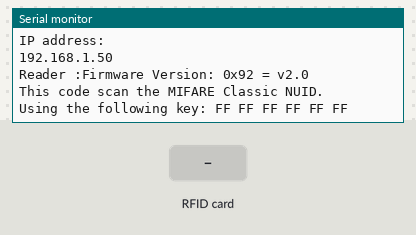
The sketch below on a simulated ESP8266 (NodeMCU). On the bench: the last lines printed to the serial monitor. The inputs (shaded band) are chosen by the test bench. WiFi joins after 1.5 s; servers stay silent unless stated.

Above: at 2.7 s.
2.8 s: RFID card 5E 7A 19 C4 held to the reader
At 3.5 s:
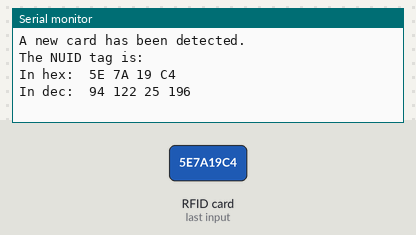
4.3 s: RFID card 5E 7A 19 C4 held to the reader
At 5.4 s:
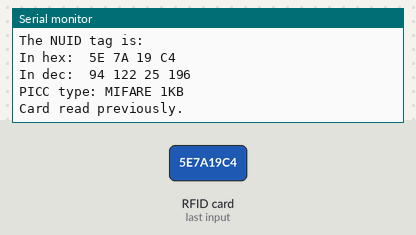

Measured:
- after the input at 2.8 s, the serial monitor: prints a new line at once (image 1)
- after the input at 4.3 s, the serial monitor: prints a new line at once (image 2)

The sketch:

wifiESP8622_rfid.ino
```cpp
// Libraries
#include "WifiConnect.hpp"
#include "rfidStuff.hpp"

// WiFi network
const char* ssid     ="";
const char* password = "";

//Server IP
String serverName = "http://192.168.1.106:1880/update-sensor";

void setup(){
  setupWifiConnection(ssid, password);
  setupRFID();
}

void loop(){
  loopRFID();
}
```

WifiConnect.cpp
```cpp
#include <ESP8266WiFi.h>

void setupWifiConnection(const char* ssid, const char* password) {

  // Start serial
  Serial.begin(115200);
  delay(10);

  // Connecting to a WiFi network
  Serial.println();
  Serial.println();
  Serial.print("Connecting to ");
  Serial.println(ssid);

  WiFi.begin(ssid, password);

  while (WiFi.status() != WL_CONNECTED) {
    delay(500);
    Serial.print(".");
  }

  Serial.println("");
  Serial.println("WiFi connected");
  Serial.println("IP address: ");
  Serial.println(WiFi.localIP());
}
```

WifiConnect.hpp
```cpp
#pragma once

void setupWifiConnection(const char* ssid, const char* password);
```

rfidStuff.cpp
```cpp
#include <SPI.h>
#include <MFRC522.h>

//RFID pins and other stuff
#define SS_PIN 15
#define RST_PIN 16
MFRC522 rfid(SS_PIN, RST_PIN); // Instance of the class
MFRC522::MIFARE_Key key;
// Init array that will store new NUID
byte nuidPICC[4];

/**
 		Helper routine to dump a byte array as hex values to Serial.
*/
void printHex(byte *buffer, byte bufferSize) {
 	for (byte i = 0; i < bufferSize; i++) {
 			Serial.print(buffer[i] < 0x10 ? " 0" : " ");
 			Serial.print(buffer[i], HEX);
 	}
}
/**
 		Helper routine to dump a byte array as dec values to Serial.
*/
void printDec(byte *buffer, byte bufferSize) {
 	for (byte i = 0; i < bufferSize; i++) {
 			Serial.print(buffer[i] < 0x10 ? " 0" : " ");
 			Serial.print(buffer[i], DEC);
 	}
}

void setupRFID() {
 	Serial.begin(115200);
 	SPI.begin(); // Init SPI bus
 	rfid.PCD_Init(); // Init MFRC522
 	Serial.println();
 	Serial.print(F("Reader :"));
 	rfid.PCD_DumpVersionToSerial();
 	for (byte i = 0; i < 6; i++) {
 			key.keyByte[i] = 0xFF;
 	}
 	Serial.println();
 	Serial.println(F("This code scan the MIFARE Classic NUID."));
 	Serial.print(F("Using the following key:"));
 	printHex(key.keyByte, MFRC522::MF_KEY_SIZE);
}

void loopRFID() {
 	// Reset the loop if no new card present on the sensor/reader. This saves the entire process when idle.
 	if ( ! rfid.PICC_IsNewCardPresent())
 			return;
 	// Verify if the NUID has been readed
 	if ( ! rfid.PICC_ReadCardSerial())
 			return;
 	Serial.print(F("PICC type: "));
 	MFRC522::PICC_Type piccType = rfid.PICC_GetType(rfid.uid.sak);
 	Serial.println(rfid.PICC_GetTypeName(piccType));
 	// Check is the PICC of Classic MIFARE type
 	if (piccType != MFRC522::PICC_TYPE_MIFARE_MINI &&
 					piccType != MFRC522::PICC_TYPE_MIFARE_1K &&
 					piccType != MFRC522::PICC_TYPE_MIFARE_4K) {
 			Serial.println(F("Your tag is not of type MIFARE Classic."));
 			return;
 	}
 	if (rfid.uid.uidByte[0] != nuidPICC[0] ||
 					rfid.uid.uidByte[1] != nuidPICC[1] ||
 					rfid.uid.uidByte[2] != nuidPICC[2] ||
 					rfid.uid.uidByte[3] != nuidPICC[3] ) {
 			Serial.println(F("A new card has been detected."));
 			// Store NUID into nuidPICC array
 			for (byte i = 0; i < 4; i++) {
 					nuidPICC[i] = rfid.uid.uidByte[i];
 			}
 			Serial.println(F("The NUID tag is:"));
 			Serial.print(F("In hex: "));
 			printHex(rfid.uid.uidByte, rfid.uid.size);
 			Serial.println();
 			Serial.print(F("In dec: "));
 			printDec(rfid.uid.uidByte, rfid.uid.size);
 			Serial.println();
 	}
 	else Serial.println(F("Card read previously."));
 	// Halt PICC
 	rfid.PICC_HaltA();
 	// Stop encryption on PCD
 	rfid.PCD_StopCrypto1();
}
```

rfidStuff.hpp
```cpp
#pragma once

void printHex(byte *buffer, byte bufferSize);
void printDec(byte *buffer, byte bufferSize);
void setupRFID();
void loopRFID();
```
